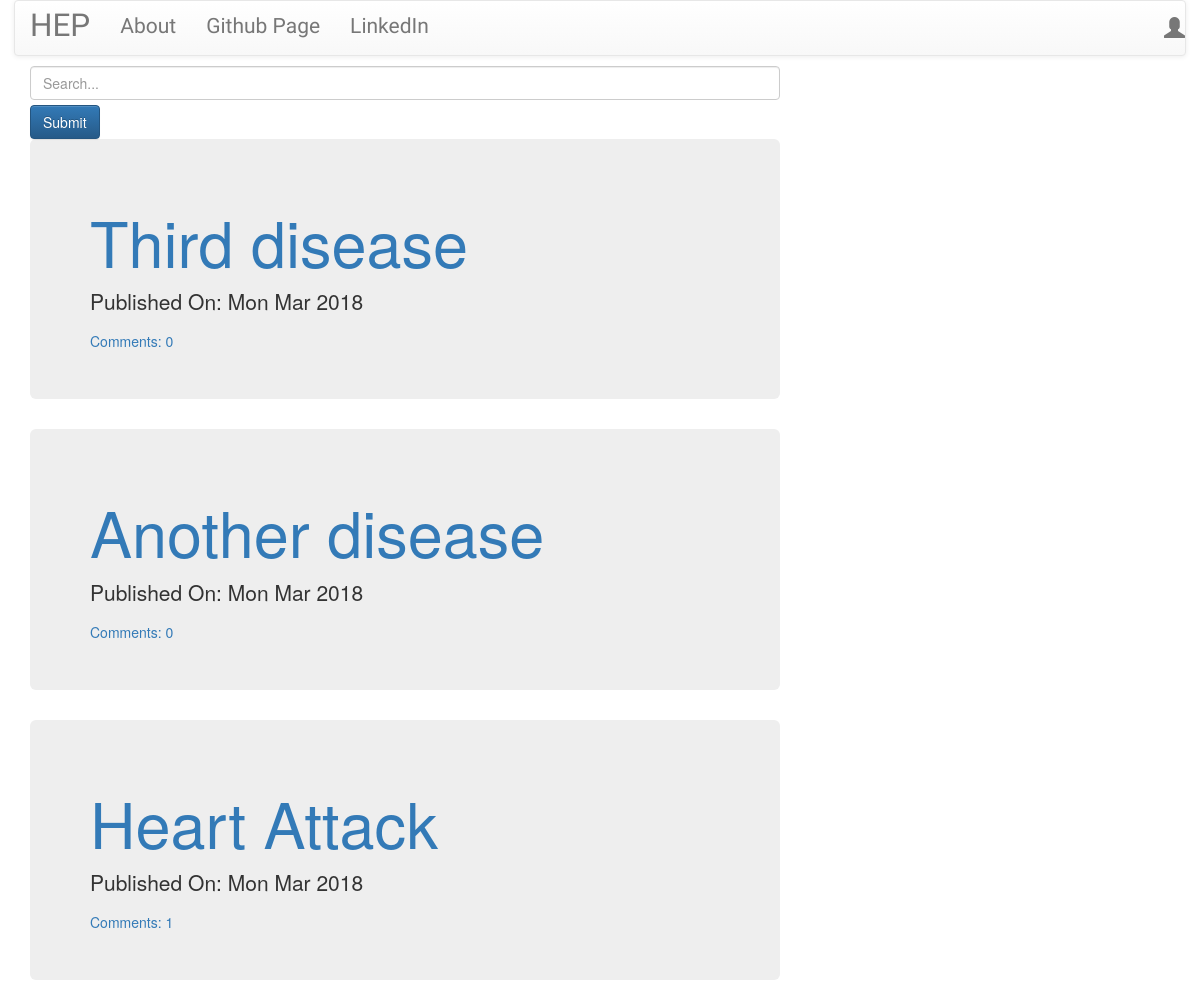
Before: / with the older database file.
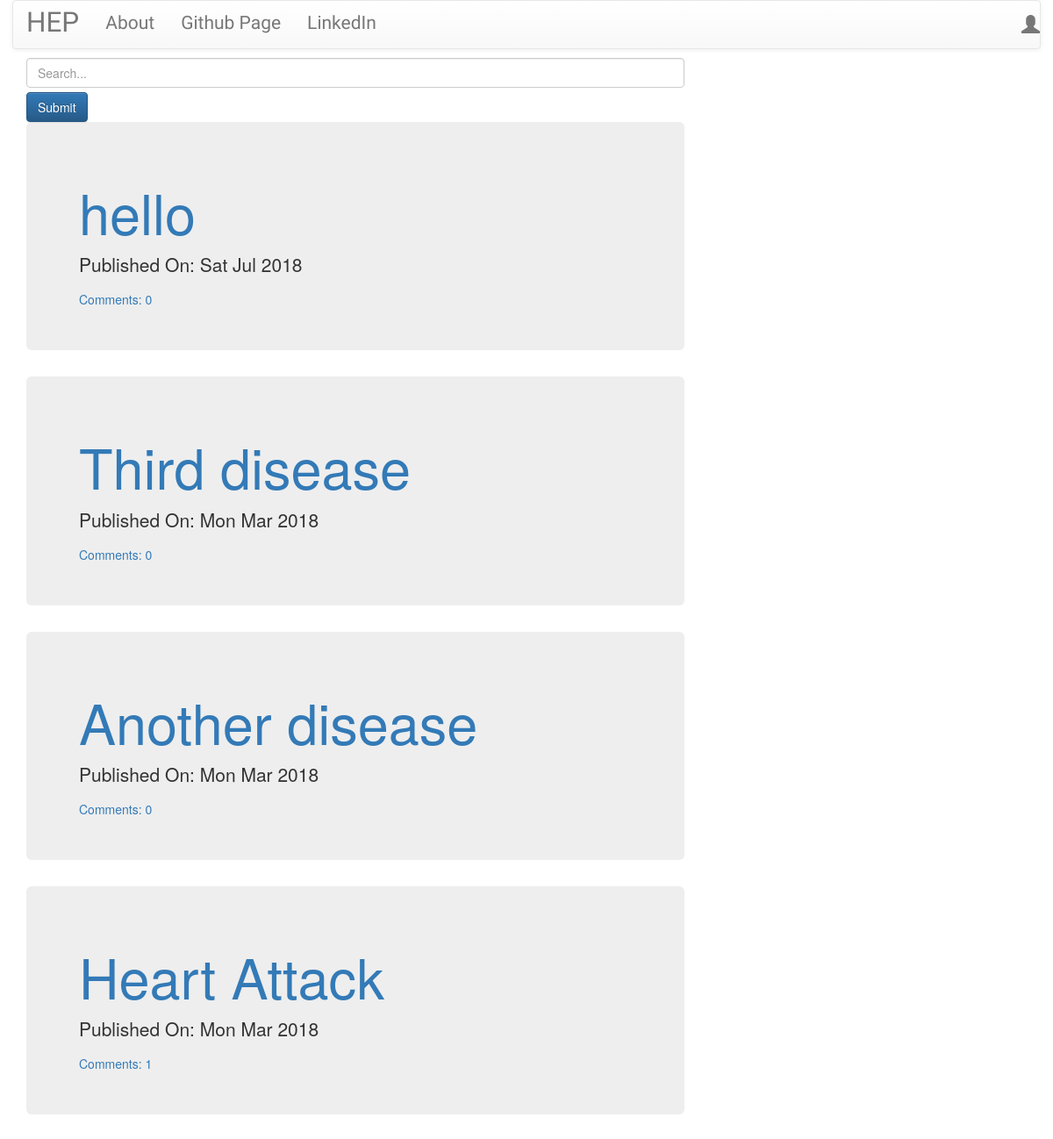
After: the same page with the newer database file.
### blog/models.py (models this page shows, shortened)
class Post(models.Model):
    author = models.ForeignKey('auth.User')
    title = models.CharField(max_length=260)
    text = models.TextField()
    created_date = models.DateTimeField(default = timezone.now)
    published_date = models.DateTimeField(blank=True,null=True)
    def approve_comments(self):
        return self.comments.filter(approved_comment=True)

### blog/views.py (the view)
# urls.py: url(r'^$',views.PostListView.as_view(),name='post_list'),
class PostListView(ListView):
    model = Post
    def get_queryset(self):
        return Post.objects.filter(published_date__lte=timezone.now()).order_by('-published_date')

### blog/templates/blog/post_list.html
{% extends "blog/base.html" %}
{% block content %}
<form type="get" action="{% url 'search_list' %}" style="margin: 0">
    <input class="form-control"  id="search_box" type="text" name="query"  placeholder="Search..." >
    <button class="btn btn-primary" style="margin-top:5px" id="search_submit" type="submit" >Submit</button>
</form>
<div class="centrestage">
{% for post in post_list %}
<div class="post jumbotron">
<h1><a href="{% url 'post_detail' pk=post.pk %}">{{ post.title }}</a></h1>
<div class="date">
<p >Published On: {{post.published_date|date:"D M Y"}}</p>
</div>
<a href="{% url 'post_detail' pk=post.pk %}">Comments: {{post.approve_comments.count}}</a>
</div>
{% endfor %}
</div>
{% endblock %}

Changed rows visible on the page:
added Post: title "hello", published_date "Sat Jul 2018", approve_comments.count "0"
